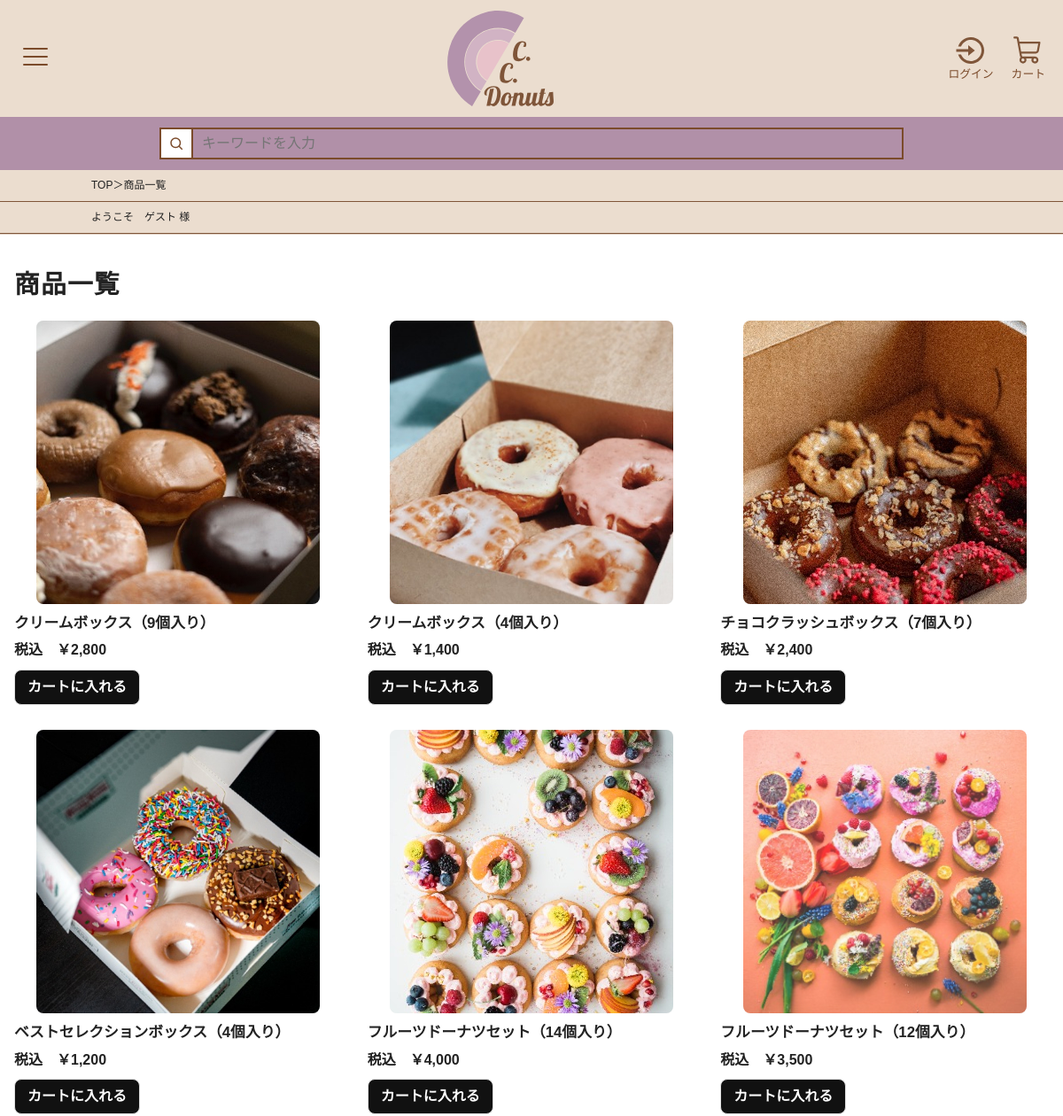
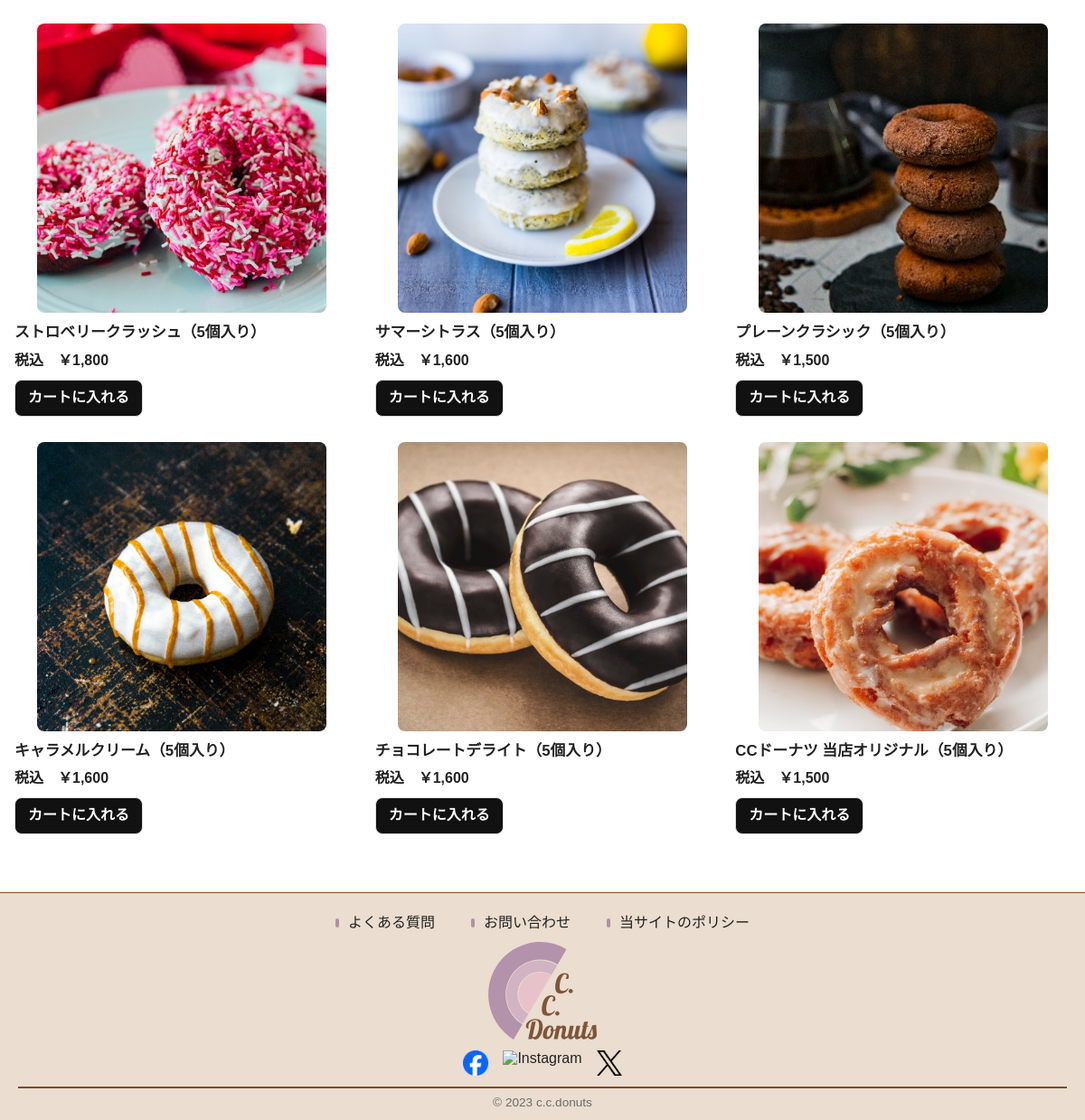
/products.php, run on the app's committed database (2 pictures, top to bottom).
### tables this page shows
CREATE TABLE `products` (
  `id` int(11) NOT NULL AUTO_INCREMENT,
  `name` varchar(50) NOT NULL,
  `price` int(11) NOT NULL,
  `introduction` varchar(1000) NOT NULL,
  `image` varchar(100) DEFAULT NULL,
  `is_new` int(11) NOT NULL,
  PRIMARY KEY (`id`)
);

### app/auth.php (called while the page is built, shortened)
<?php
function isLoggedIn(): bool
{
    return isset($_SESSION['customer']);
}

### products.php (the view, shortened to what this page needs)
<?php
$breadcrumbs = [
	['label' => 'TOP', 'url' => 'index.php'],
	['label' => '商品一覧', 'url' => null]
];
require 'header.php';
$pdo = getDbConnection();
$stmt = $pdo->query("
    SELECT id, name, price, image
    FROM products
    WHERE 1
    ORDER BY id DESC
");
$products = $stmt->fetchAll();
?>
<main class="productListPage">
	<h1 class="pageTitle">商品一覧</h1>
	<section class="productGrid" aria-label="商品一覧">
		<?php foreach ($products as $p): ?>
			<?php
			$pid   = (int)$p['id'];
			$name  = $p['name'] ?? '';
			$price = (int)($p['price'] ?? 0);
			$img   = trim((string)$p['image'] ?? '');
			$imgSrc = $img !== '' ? "images/" . rawurlencode($img) : "images/noimage.jpg";
			?>
			<article class="productCard">
				<a href="productDetail.php?id=<?php echo $pid; ?>" class="thumb" aria-label="<?= htmlspecialchars($name, ENT_QUOTES, 'UTF-8'); ?>">
					<img src="<?= htmlspecialchars($imgSrc, ENT_QUOTES, 'UTF-8'); ?>"
						alt="<?= htmlspecialchars($name, ENT_QUOTES, 'UTF-8'); ?>"
						width="320" height="320"
						loading="lazy">
				</a>
				<h2 class="productName">
					<a href="productDetail.php?id=<?php echo $pid; ?>"><?= htmlspecialchars($name, ENT_QUOTES, 'UTF-8'); ?></a>
				</h2>
				<p class="productPrice">税込　￥<?php echo number_format($price); ?></p>
				<form action="cart.php" method="post" class="addToCartForm">
					<button type="submit" name="action" value="add" class="btnAddToCart">カートに入れる</button>
				</form>
			</article>
		<?php endforeach; ?>
	</section>
</main>
<?php require 'footer.php'; ?>

### header.php (shortened to what this page needs)
<?php
require_once __DIR__ . '/app/auth.php';
if (isLoggedIn()) {
	$userName = getLoginUserName();
} else {
	$userName = 'ゲスト';
}
?>
<!DOCTYPE html>
<html lang="ja">
<head>
	<link rel="stylesheet" href="styles/reset.css">
	<link rel="stylesheet" href="styles/style.css">
	<link rel="stylesheet" href="styles/header.css">
	<link rel="stylesheet" href="styles/products.css">
	<link rel="stylesheet" href="styles/productDetail.css">
	<link rel="stylesheet" href="styles/cart.css">
	<link rel="stylesheet" href="styles/login.css">
	<link rel="stylesheet" href="styles/registerStyles.css">
</head>
<body>
	<header class="siteHeader">
		<div class="headerBar">
			<button class="menuButton" id="menuButton">
				<svg width="28" height="20" viewBox="0 0 28 20">
					<rect x="0" y="0" width="28" height="2" rx="1" />
					<rect x="0" y="9" width="28" height="2" rx="1" />
					<rect x="0" y="18" width="28" height="2" rx="1" />
				</svg>
			</button>
			<a href="index.php" class="logoWrap">
				<img src="images/pcHeaderLogo.svg" alt="C.C. Donuts">
			</a>
			<div class="headerActions">
				<a href="login.php" class="actionItem" aria-label="ログイン">
					<div class="iconWrap">
						<img src="images/loginLogo.svg" alt="ログイン" width="36" height="36">
					</div>
					<span class="actionLabel">ログイン</span>
				</a>
				<a href="cart.php" class="actionItem" aria-label="カート">
					<div class="iconWrap">
						<img src="images/cartLogo.svg" alt="カート" width="36" height="36">
					</div>
					<span class="actionLabel">カート</span>
				</a>
			</div>
		</div>
		<div class="searchArea">
			<form class="searchForm" action="search.php" method="get" role="search" aria-label="サイト内検索">
				<button class="searchButton" type="submit" aria-label="検索">
					<svg width="18" height="18" viewBox="0 0 24 24" aria-hidden="true">
						<path d="M21 21l-4.35-4.35m1.35-5.65a7 7 0 1 1-7-7 7 7 0 0 1 7 7Z" />
					</svg>
				</button>
				<input class="searchInput" type="text" name="q" placeholder="キーワードを入力" />
			</form>
		</div>
		<?php
		if (isset($breadcrumbs) && count($breadcrumbs) > 1) { ?>
			<div class="breadcrumbContainer">
				<p class="breadcrumb">
					<?php
					if (!$breadcrumbs) {
						echo 'undefined';
					} else {
						foreach ($breadcrumbs as $i => $bc) {
							if ($i !== 0) {
								echo '＞';
							}
							$label = htmlspecialchars($bc['label'] ?? '', ENT_QUOTES, 'UTF-8');
							$url   = $bc['url']   ?? null;
							if ($url) {
								$href = htmlspecialchars($url, ENT_QUOTES, 'UTF-8');
								echo '<a href="' . $href . '">' . $label . '</a>';
							} else {
								echo $label;
							}
						}
					}
					?>
				</p>
			</div>
		<?php } ?>
		<div class="loginUserContainer">
			<p>ようこそ　<?= $userName ?> 様</p>
		</div>
	</header>
	<main class="siteMain">

### footer.php (shortened to what this page needs)
</main>
<footer class="siteFooter">
	<div class="footerLinks">
		<a href="faq.php" class="footerLink"><span>よくある質問</span></a>
		<a href="contact.php" class="footerLink"><span>お問い合わせ</span></a>
		<a href="policy.php" class="footerLink"><span>当サイトのポリシー</span></a>
	</div>
	<div class="footerBrand">
		<img src="images/pcHeaderLogo.svg" alt="C.C. Donuts">
	</div>
	<div class="snsLinks" aria-label="ソーシャルリンク">
		<a href="#" aria-label="Facebook" class="snsLink">
			<img src="images/facebookLogoPrimary.png" alt="Facebook" width="28" height="28">
		</a>
		<a href="#" aria-label="Instagram" class="snsLink">
			<img src="images/instagramGlyphGradient.png" alt="Instagram" width="28" height="28">
		</a>
		<a href="#" aria-label="X" class="snsLink">
			<img src="images/xLogoBlack.png" alt="X" width="28" height="28">
		</a>
	</div>
	<div class="copyrightBar"></div>
	<p class="copyright">&copy; 2023 c.c.donuts</p>
</footer>
</body>
</html>

### styles/style.css (style rules this page uses)
:root { --beige: #ebddcf; --beige-deep: #e6d7c9; --brown: #7b4b2b; --brown-deep: #5b351c; --lavender: #b190a8; --lavender-deep: #a07f99; --text: #333; }
* { box-sizing: border-box; }
body { margin: 0; color: var(--text); font-family: "Hiragino Kaku Gothic ProN", "Yu Gothic", "Meiryo", Arial, sans-serif; background: #fff; max-width: 1366px; margin-left: auto; margin-right: auto; }
.siteHeader { background: var(--beige); border-bottom: 1px solid rgba(0, 0, 0, .04); }
.headerBar { display: flex; align-items: center; justify-content: space-between; gap: 16px; padding: 12px 20px; }
.menuButton { background: none; border: none; padding: 6px; cursor: pointer; }
.logoWrap { display: flex; align-items: center; justify-content: center; }
.logoWrap img { display: block; width: 120px; height: auto; }
.headerActions { display: flex; align-items: center; gap: 20px; }
.actionItem { display: flex; flex-direction: column; align-items: center; text-decoration: none; color: var(--brown); }
.iconWrap img { width: 36px; height: 36px; display: block; }
.actionLabel { font-size: .8rem; margin-top: 2px; }
.searchArea { background: var(--lavender); padding: 12px 20px; }
.searchForm { max-width: 840px; margin: 0 auto; display: flex; align-items: center; gap: 0; }
.searchButton { display: inline-flex; align-items: center; justify-content: center; width: 36px; height: 36px; border: 2px solid var(--brown); border-right: 0; background: #fff; cursor: pointer; }
.searchInput { flex: 1 1 auto; height: 36px; border: 2px solid var(--brown); padding: 0 10px; outline: none; }
.siteMain { min-height: 50vh; }
.siteFooter { background: var(--beige); text-align: center; padding: 24px 20px 12px; border-top: 1px solid var(--brown); }
.footerLinks { display: flex; gap: 40px; justify-content: center; align-items: center; flex-wrap: wrap; margin: 0 0 12px; }
.footerLink { text-decoration: none; color: var(--text); position: relative; padding-left: 14px; }
.footerLink span { border-bottom: 1px solid transparent; }
.footerLink::before { content: ""; position: absolute; left: 0; top: 4px; bottom: 4px; width: 4px; background: var(--lavender); border-radius: 2px; }
.footerBrand img { width: 120px; height: auto; margin: 12px auto; display: block; }
.snsLinks { display: flex; gap: 16px; justify-content: center; margin: 8px 0 12px; }
.copyrightBar { border-top: 2px solid var(--brown); margin-top: 8px; }
.copyright { font-size: .85rem; margin: 8px 0 0; color: #6b6b6b; }

### styles/products.css (style rules this page uses)
.productListPage { padding: 24px 16px 64px; }
.pageTitle { font-size: 1.6rem; font-weight: 700; margin: 8px 0 20px; }
.productGrid { display: grid; grid-template-columns: repeat(auto-fill, minmax(320px, 1fr)); gap: 28px; align-items: start; }
.productCard { display: grid; grid-template-rows: auto auto auto auto; gap: 10px; }
.productCard .thumb { display: block; width: 320px; height: 320px; margin: 0 auto; overflow: hidden; border-radius: 8px; background: #f6f6f6; }
.productCard .thumb img { width: 100%; height: 100%; object-fit: cover; display: block; }
.productName { font-size: 1.05rem; font-weight: 600; line-height: 1.4; margin: 0; }
.productName a { color: inherit; text-decoration: none; }
.productPrice { margin: 0; font-weight: 700; }
.addToCartForm { margin-top: 2px; }
.btnAddToCart { display: inline-block; padding: 10px 14px; border-radius: 8px; border: 1px solid #ddd; background: #111; color: #fff; font-weight: 600; cursor: pointer; }

### styles/registerStyles.css (style rules this page uses)
:root { --brand-brown: #7f5539; --text: #222; --muted: #666; --border: #ddd; --white: #fff; }
.pageTitle { font-size: 1.8rem; margin: 16px 0 24px; letter-spacing: .04em; }

### data on the page
products: image (picture), name "クリームボックス（9個入り）", price "2,800"
products: image (picture), name "クリームボックス（4個入り）", price "1,400"
products: image (picture), name "チョコクラッシュボックス（7個入り）", price "2,400"
products: image (picture), name "ベストセレクションボックス（4個入り）", price "1,200"
products: image (picture), name "フルーツドーナツセット（14個入り）", price "4,000"
products: image (picture), name "フルーツドーナツセット（12個入り）", price "3,500"
products: image (picture), name "ストロベリークラッシュ（5個入り）", price "1,800"
products: image (picture), name "サマーシトラス（5個入り）", price "1,600"
products: image (picture), name "プレーンクラシック（5個入り）", price "1,500"
products: image (picture), name "キャラメルクリーム（5個入り）", price "1,600"
products: image (picture), name "チョコレートデライト（5個入り）", price "1,600"
products: image (picture), name "CCドーナツ 当店オリジナル（5個入り）", price "1,500"

### other printed values
$label "TOP"
$label "商品一覧"
$userName "ゲスト"
